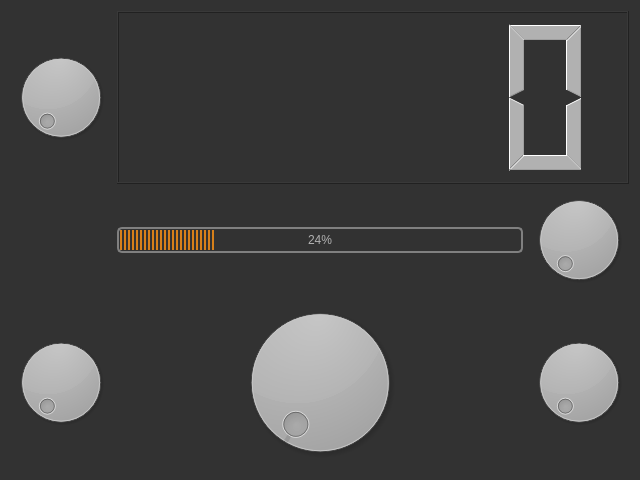
<?xml version="1.0" encoding="UTF-8"?>
<ui version="4.0">
 <class>WizardPage</class>
 <widget class="QWizardPage" name="WizardPage">
  <property name="geometry">
   <rect>
    <x>0</x>
    <y>0</y>
    <width>640</width>
    <height>480</height>
   </rect>
  </property>
  <property name="windowTitle">
   <string>WizardPage</string>
  </property>
  <property name="styleSheet">
   <string notr="true">QToolTip
{
     border: 1px solid black;
     background-color: #ffa02f;
     padding: 1px;
     border-radius: 3px;
     opacity: 100;
}

QWidget
{
    color: #b1b1b1;
    background-color: #323232;
}

QWidget:item:hover
{
    background-color: QLinearGradient( x1: 0, y1: 0, x2: 0, y2: 1, stop: 0 #ffa02f, stop: 1 #ca0619);
    color: #000000;
}

QWidget:item:selected
{
    background-color: QLinearGradient( x1: 0, y1: 0, x2: 0, y2: 1, stop: 0 #ffa02f, stop: 1 #d7801a);
}

QMenuBar::item
{
    background: transparent;
}

QMenuBar::item:selected
{
    background: transparent;
    border: 1px solid #ffaa00;
}

QMenuBar::item:pressed
{
    background: #444;
    border: 1px solid #000;
    background-color: QLinearGradient(
        x1:0, y1:0,
        x2:0, y2:1,
        stop:1 #212121,
        stop:0.4 #343434/*,
        stop:0.2 #343434,
        stop:0.1 #ffaa00*/
    );
    margin-bottom:-1px;
    padding-bottom:1px;
}

QMenu
{
    border: 1px solid #000;
}

QMenu::item
{
    padding: 2px 20px 2px 20px;
}

QMenu::item:selected
{
    color: #000000;
}

QWidget:disabled
{
    color: #404040;
    background-color: #323232;
}

QAbstractItemView
{
    background-color: QLinearGradient( x1: 0, y1: 0, x2: 0, y2: 1, stop: 0 #4d4d4d, stop: 0.1 #646464, stop: 1 #5d5d5d);
}

QWidget:focus
{
    /*border: 2px solid QLinearGradient( x1: 0, y1: 0, x2: 0, y2: 1, stop: 0 #ffa02f, stop: 1 #d7801a);*/
}

QLineEdit
{
    background-color: QLinearGradient( x1: 0, y1: 0, x2: 0, y2: 1, stop: 0 #4d4d4d, stop: 0 #646464, stop: 1 #5d5d5d);
    padding: 1px;
    border-style: solid;
    border: 1px solid #1e1e1e;
    border-radius: 5;
}

QPushButton
{
    color: #b1b1b1;
    background-color: QLinearGradient( x1: 0, y1: 0, x2: 0, y2: 1, stop: 0 #565656, stop: 0.1 #525252, stop: 0.5 #4e4e4e, stop: 0.9 #4a4a4a, stop: 1 #464646);
    border-width: 1px;
    border-color: #1e1e1e;
    border-style: solid;
    border-radius: 6;
    padding: 3px;
    font-size: 12px;
    padding-left: 5px;
    padding-right: 5px;
}

QPushButton:pressed
{
    background-color: QLinearGradient( x1: 0, y1: 0, x2: 0, y2: 1, stop: 0 #2d2d2d, stop: 0.1 #2b2b2b, stop: 0.5 #292929, stop: 0.9 #282828, stop: 1 #252525);
}

QComboBox
{
    selection-background-color: #ffaa00;
    background-color: QLinearGradient( x1: 0, y1: 0, x2: 0, y2: 1, stop: 0 #565656, stop: 0.1 #525252, stop: 0.5 #4e4e4e, stop: 0.9 #4a4a4a, stop: 1 #464646);
    border-style: solid;
    border: 1px solid #1e1e1e;
    border-radius: 5;
}

QComboBox:hover,QPushButton:hover
{
    border: 2px solid QLinearGradient( x1: 0, y1: 0, x2: 0, y2: 1, stop: 0 #ffa02f, stop: 1 #d7801a);
}


QComboBox:on
{
    padding-top: 3px;
    padding-left: 4px;
    background-color: QLinearGradient( x1: 0, y1: 0, x2: 0, y2: 1, stop: 0 #2d2d2d, stop: 0.1 #2b2b2b, stop: 0.5 #292929, stop: 0.9 #282828, stop: 1 #252525);
    selection-background-color: #ffaa00;
}

QComboBox QAbstractItemView
{
    border: 2px solid darkgray;
    selection-background-color: QLinearGradient( x1: 0, y1: 0, x2: 0, y2: 1, stop: 0 #ffa02f, stop: 1 #d7801a);
}

QComboBox::drop-down
{
     subcontrol-origin: padding;
     subcontrol-position: top right;
     width: 15px;

     border-left-width: 0px;
     border-left-color: darkgray;
     border-left-style: solid; /* just a single line */
     border-top-right-radius: 3px; /* same radius as the QComboBox */
     border-bottom-right-radius: 3px;
 }

QComboBox::down-arrow
{
     image: url(:/down_arrow.png);
}

QGroupBox:focus
{
border: 2px solid QLinearGradient( x1: 0, y1: 0, x2: 0, y2: 1, stop: 0 #ffa02f, stop: 1 #d7801a);
}

QTextEdit:focus
{
    border: 2px solid QLinearGradient( x1: 0, y1: 0, x2: 0, y2: 1, stop: 0 #ffa02f, stop: 1 #d7801a);
}

QScrollBar:horizontal {
     border: 1px solid #222222;
     background: QLinearGradient( x1: 0, y1: 0, x2: 0, y2: 1, stop: 0.0 #121212, stop: 0.2 #282828, stop: 1 #484848);
     height: 7px;
     margin: 0px 16px 0 16px;
}

QScrollBar::handle:horizontal
{
      background: QLinearGradient( x1: 0, y1: 0, x2: 1, y2: 0, stop: 0 #ffa02f, stop: 0.5 #d7801a, stop: 1 #ffa02f);
      min-height: 20px;
      border-radius: 2px;
}

QScrollBar::add-line:horizontal {
      border: 1px solid #1b1b19;
      border-radius: 2px;
      background: QLinearGradient( x1: 0, y1: 0, x2: 1, y2: 0, stop: 0 #ffa02f, stop: 1 #d7801a);
      width: 14px;
      subcontrol-position: right;
      subcontrol-origin: margin;
}

QScrollBar::sub-line:horizontal {
      border: 1px solid #1b1b19;
      border-radius: 2px;
      background: QLinearGradient( x1: 0, y1: 0, x2: 1, y2: 0, stop: 0 #ffa02f, stop: 1 #d7801a);
      width: 14px;
     subcontrol-position: left;
     subcontrol-origin: margin;
}

QScrollBar::right-arrow:horizontal, QScrollBar::left-arrow:horizontal
{
      border: 1px solid black;
      width: 1px;
      height: 1px;
      background: white;
}

QScrollBar::add-page:horizontal, QScrollBar::sub-page:horizontal
{
      background: none;
}

QScrollBar:vertical
{
      background: QLinearGradient( x1: 0, y1: 0, x2: 1, y2: 0, stop: 0.0 #121212, stop: 0.2 #282828, stop: 1 #484848);
      width: 7px;
      margin: 16px 0 16px 0;
      border: 1px solid #222222;
}

QScrollBar::handle:vertical
{
      background: QLinearGradient( x1: 0, y1: 0, x2: 0, y2: 1, stop: 0 #ffa02f, stop: 0.5 #d7801a, stop: 1 #ffa02f);
      min-height: 20px;
      border-radius: 2px;
}

QScrollBar::add-line:vertical
{
      border: 1px solid #1b1b19;
      border-radius: 2px;
      background: QLinearGradient( x1: 0, y1: 0, x2: 0, y2: 1, stop: 0 #ffa02f, stop: 1 #d7801a);
      height: 14px;
      subcontrol-position: bottom;
      subcontrol-origin: margin;
}

QScrollBar::sub-line:vertical
{
      border: 1px solid #1b1b19;
      border-radius: 2px;
      background: QLinearGradient( x1: 0, y1: 0, x2: 0, y2: 1, stop: 0 #d7801a, stop: 1 #ffa02f);
      height: 14px;
      subcontrol-position: top;
      subcontrol-origin: margin;
}

QScrollBar::up-arrow:vertical, QScrollBar::down-arrow:vertical
{
      border: 1px solid black;
      width: 1px;
      height: 1px;
      background: white;
}


QScrollBar::add-page:vertical, QScrollBar::sub-page:vertical
{
      background: none;
}

QTextEdit
{
    background-color: #242424;
}

QPlainTextEdit
{
    background-color: #242424;
}

QHeaderView::section
{
    background-color: QLinearGradient(x1:0, y1:0, x2:0, y2:1, stop:0 #616161, stop: 0.5 #505050, stop: 0.6 #434343, stop:1 #656565);
    color: white;
    padding-left: 4px;
    border: 1px solid #6c6c6c;
}

QCheckBox:disabled
{
color: #414141;
}

QDockWidget::title
{
    text-align: center;
    spacing: 3px; /* spacing between items in the tool bar */
    background-color: QLinearGradient(x1:0, y1:0, x2:0, y2:1, stop:0 #323232, stop: 0.5 #242424, stop:1 #323232);
}

QDockWidget::close-button, QDockWidget::float-button
{
    text-align: center;
    spacing: 1px; /* spacing between items in the tool bar */
    background-color: QLinearGradient(x1:0, y1:0, x2:0, y2:1, stop:0 #323232, stop: 0.5 #242424, stop:1 #323232);
}

QDockWidget::close-button:hover, QDockWidget::float-button:hover
{
    background: #242424;
}

QDockWidget::close-button:pressed, QDockWidget::float-button:pressed
{
    padding: 1px -1px -1px 1px;
}

QMainWindow::separator
{
    background-color: QLinearGradient(x1:0, y1:0, x2:0, y2:1, stop:0 #161616, stop: 0.5 #151515, stop: 0.6 #212121, stop:1 #343434);
    color: white;
    padding-left: 4px;
    border: 1px solid #4c4c4c;
    spacing: 3px; /* spacing between items in the tool bar */
}

QMainWindow::separator:hover
{

    background-color: QLinearGradient(x1:0, y1:0, x2:0, y2:1, stop:0 #d7801a, stop:0.5 #b56c17 stop:1 #ffa02f);
    color: white;
    padding-left: 4px;
    border: 1px solid #6c6c6c;
    spacing: 3px; /* spacing between items in the tool bar */
}

QToolBar::handle
{
     spacing: 3px; /* spacing between items in the tool bar */
     background: url(:/images/handle.png);
}

QMenu::separator
{
    height: 2px;
    background-color: QLinearGradient(x1:0, y1:0, x2:0, y2:1, stop:0 #161616, stop: 0.5 #151515, stop: 0.6 #212121, stop:1 #343434);
    color: white;
    padding-left: 4px;
    margin-left: 10px;
    margin-right: 5px;
}

QProgressBar
{
    border: 2px solid grey;
    border-radius: 5px;
    text-align: center;
}

QProgressBar::chunk
{
    background-color: #d7801a;
    width: 2.15px;
    margin: 0.5px;
}

QTabBar::tab {
    color: #b1b1b1;
    border: 1px solid #444;
    border-bottom-style: none;
    background-color: #323232;
    padding-left: 10px;
    padding-right: 10px;
    padding-top: 3px;
    padding-bottom: 2px;
    margin-right: -1px;
}

QTabWidget::pane {
    border: 1px solid #444;
    top: 1px;
}

QTabBar::tab:last
{
    margin-right: 0; /* the last selected tab has nothing to overlap with on the right */
    border-top-right-radius: 3px;
}

QTabBar::tab:first:!selected
{
 margin-left: 0px; /* the last selected tab has nothing to overlap with on the right */


    border-top-left-radius: 3px;
}

QTabBar::tab:!selected
{
    color: #b1b1b1;
    border-bottom-style: solid;
    margin-top: 3px;
    background-color: QLinearGradient(x1:0, y1:0, x2:0, y2:1, stop:1 #212121, stop:.4 #343434);
}

QTabBar::tab:selected
{
    border-top-left-radius: 3px;
    border-top-right-radius: 3px;
    margin-bottom: 0px;
}

QTabBar::tab:!selected:hover
{
    /*border-top: 2px solid #ffaa00;
    padding-bottom: 3px;*/
    border-top-left-radius: 3px;
    border-top-right-radius: 3px;
    background-color: QLinearGradient(x1:0, y1:0, x2:0, y2:1, stop:1 #212121, stop:0.4 #343434, stop:0.2 #343434, stop:0.1 #ffaa00);
}

QRadioButton::indicator:checked, QRadioButton::indicator:unchecked{
    color: #b1b1b1;
    background-color: #323232;
    border: 1px solid #b1b1b1;
    border-radius: 6px;
}

QRadioButton::indicator:checked
{
    background-color: qradialgradient(
        cx: 0.5, cy: 0.5,
        fx: 0.5, fy: 0.5,
        radius: 1.0,
        stop: 0.25 #ffaa00,
        stop: 0.3 #323232
    );
}

QCheckBox::indicator{
    color: #b1b1b1;
    background-color: #323232;
    border: 1px solid #b1b1b1;
    width: 9px;
    height: 9px;
}

QRadioButton::indicator
{
    border-radius: 6px;
}

QRadioButton::indicator:hover, QCheckBox::indicator:hover
{
    border: 1px solid #ffaa00;
}

QCheckBox::indicator:checked
{
    /*image:url(:/images/checkbox.png);*/
    color: red;
    background-color: gold;
    border: 1px solid #666;
}

QCheckBox::indicator:disabled, QRadioButton::indicator:disabled
{
    border: 1px solid #444;
}
QTableView::item{
	color: black;
	background-color: #00ff00;
}</string>
  </property>
  <layout class="QGridLayout" name="gridLayout">
   <item row="0" column="1" colspan="2">
    <widget class="QLCDNumber" name="lcdNumber">
     <property name="numDigits">
      <number>5</number>
     </property>
    </widget>
   </item>
   <item row="1" column="1">
    <widget class="QProgressBar" name="progressBar">
     <property name="value">
      <number>24</number>
     </property>
    </widget>
   </item>
   <item row="2" column="1">
    <widget class="QDial" name="dial">
     <property name="styleSheet">
      <string notr="true">QToolTip
{
     border: 1px solid black;
     background-color: #ffa02f;
     padding: 1px;
     border-radius: 3px;
     opacity: 100;
}

QWidget
{
    color: #b1b1b1;
    background-color: #323232;
}

QWidget:item:hover
{
    background-color: QLinearGradient( x1: 0, y1: 0, x2: 0, y2: 1, stop: 0 #ffa02f, stop: 1 #ca0619);
    color: #000000;
}

QWidget:item:selected
{
    background-color: QLinearGradient( x1: 0, y1: 0, x2: 0, y2: 1, stop: 0 #ffa02f, stop: 1 #d7801a);
}

QMenuBar::item
{
    background: transparent;
}

QMenuBar::item:selected
{
    background: transparent;
    border: 1px solid #ffaa00;
}

QMenuBar::item:pressed
{
    background: #444;
    border: 1px solid #000;
    background-color: QLinearGradient(
        x1:0, y1:0,
        x2:0, y2:1,
        stop:1 #212121,
        stop:0.4 #343434/*,
        stop:0.2 #343434,
        stop:0.1 #ffaa00*/
    );
    margin-bottom:-1px;
    padding-bottom:1px;
}

QMenu
{
    border: 1px solid #000;
}

QMenu::item
{
    padding: 2px 20px 2px 20px;
}

QMenu::item:selected
{
    color: #000000;
}

QWidget:disabled
{
    color: #404040;
    background-color: #323232;
}

QAbstractItemView
{
    background-color: QLinearGradient( x1: 0, y1: 0, x2: 0, y2: 1, stop: 0 #4d4d4d, stop: 0.1 #646464, stop: 1 #5d5d5d);
}

QWidget:focus
{
    /*border: 2px solid QLinearGradient( x1: 0, y1: 0, x2: 0, y2: 1, stop: 0 #ffa02f, stop: 1 #d7801a);*/
}

QLineEdit
{
    background-color: QLinearGradient( x1: 0, y1: 0, x2: 0, y2: 1, stop: 0 #4d4d4d, stop: 0 #646464, stop: 1 #5d5d5d);
    padding: 1px;
    border-style: solid;
    border: 1px solid #1e1e1e;
    border-radius: 5;
}

QPushButton
{
    color: #b1b1b1;
    background-color: QLinearGradient( x1: 0, y1: 0, x2: 0, y2: 1, stop: 0 #565656, stop: 0.1 #525252, stop: 0.5 #4e4e4e, stop: 0.9 #4a4a4a, stop: 1 #464646);
    border-width: 1px;
    border-color: #1e1e1e;
    border-style: solid;
    border-radius: 6;
    padding: 3px;
    font-size: 12px;
    padding-left: 5px;
    padding-right: 5px;
}

QPushButton:pressed
{
    background-color: QLinearGradient( x1: 0, y1: 0, x2: 0, y2: 1, stop: 0 #2d2d2d, stop: 0.1 #2b2b2b, stop: 0.5 #292929, stop: 0.9 #282828, stop: 1 #252525);
}

QComboBox
{
    selection-background-color: #ffaa00;
    background-color: QLinearGradient( x1: 0, y1: 0, x2: 0, y2: 1, stop: 0 #565656, stop: 0.1 #525252, stop: 0.5 #4e4e4e, stop: 0.9 #4a4a4a, stop: 1 #464646);
    border-style: solid;
    border: 1px solid #1e1e1e;
    border-radius: 5;
}

QComboBox:hover,QPushButton:hover
{
    border: 2px solid QLinearGradient( x1: 0, y1: 0, x2: 0, y2: 1, stop: 0 #ffa02f, stop: 1 #d7801a);
}


QComboBox:on
{
    padding-top: 3px;
    padding-left: 4px;
    background-color: QLinearGradient( x1: 0, y1: 0, x2: 0, y2: 1, stop: 0 #2d2d2d, stop: 0.1 #2b2b2b, stop: 0.5 #292929, stop: 0.9 #282828, stop: 1 #252525);
    selection-background-color: #ffaa00;
}

QComboBox QAbstractItemView
{
    border: 2px solid darkgray;
    selection-background-color: QLinearGradient( x1: 0, y1: 0, x2: 0, y2: 1, stop: 0 #ffa02f, stop: 1 #d7801a);
}

QComboBox::drop-down
{
     subcontrol-origin: padding;
     subcontrol-position: top right;
     width: 15px;

     border-left-width: 0px;
     border-left-color: darkgray;
     border-left-style: solid; /* just a single line */
     border-top-right-radius: 3px; /* same radius as the QComboBox */
     border-bottom-right-radius: 3px;
 }

QComboBox::down-arrow
{
     image: url(:/down_arrow.png);
}

QGroupBox:focus
{
border: 2px solid QLinearGradient( x1: 0, y1: 0, x2: 0, y2: 1, stop: 0 #ffa02f, stop: 1 #d7801a);
}

QTextEdit:focus
{
    border: 2px solid QLinearGradient( x1: 0, y1: 0, x2: 0, y2: 1, stop: 0 #ffa02f, stop: 1 #d7801a);
}

QScrollBar:horizontal {
     border: 1px solid #222222;
     background: QLinearGradient( x1: 0, y1: 0, x2: 0, y2: 1, stop: 0.0 #121212, stop: 0.2 #282828, stop: 1 #484848);
     height: 7px;
     margin: 0px 16px 0 16px;
}

QScrollBar::handle:horizontal
{
      background: QLinearGradient( x1: 0, y1: 0, x2: 1, y2: 0, stop: 0 #ffa02f, stop: 0.5 #d7801a, stop: 1 #ffa02f);
      min-height: 20px;
      border-radius: 2px;
}

QScrollBar::add-line:horizontal {
      border: 1px solid #1b1b19;
      border-radius: 2px;
      background: QLinearGradient( x1: 0, y1: 0, x2: 1, y2: 0, stop: 0 #ffa02f, stop: 1 #d7801a);
      width: 14px;
      subcontrol-position: right;
      subcontrol-origin: margin;
}

QScrollBar::sub-line:horizontal {
      border: 1px solid #1b1b19;
      border-radius: 2px;
      background: QLinearGradient( x1: 0, y1: 0, x2: 1, y2: 0, stop: 0 #ffa02f, stop: 1 #d7801a);
      width: 14px;
     subcontrol-position: left;
     subcontrol-origin: margin;
}

QScrollBar::right-arrow:horizontal, QScrollBar::left-arrow:horizontal
{
      border: 1px solid black;
      width: 1px;
      height: 1px;
      background: white;
}

QScrollBar::add-page:horizontal, QScrollBar::sub-page:horizontal
{
      background: none;
}

QScrollBar:vertical
{
      background: QLinearGradient( x1: 0, y1: 0, x2: 1, y2: 0, stop: 0.0 #121212, stop: 0.2 #282828, stop: 1 #484848);
      width: 7px;
      margin: 16px 0 16px 0;
      border: 1px solid #222222;
}

QScrollBar::handle:vertical
{
      background: QLinearGradient( x1: 0, y1: 0, x2: 0, y2: 1, stop: 0 #ffa02f, stop: 0.5 #d7801a, stop: 1 #ffa02f);
      min-height: 20px;
      border-radius: 2px;
}

QScrollBar::add-line:vertical
{
      border: 1px solid #1b1b19;
      border-radius: 2px;
      background: QLinearGradient( x1: 0, y1: 0, x2: 0, y2: 1, stop: 0 #ffa02f, stop: 1 #d7801a);
      height: 14px;
      subcontrol-position: bottom;
      subcontrol-origin: margin;
}

QScrollBar::sub-line:vertical
{
      border: 1px solid #1b1b19;
      border-radius: 2px;
      background: QLinearGradient( x1: 0, y1: 0, x2: 0, y2: 1, stop: 0 #d7801a, stop: 1 #ffa02f);
      height: 14px;
      subcontrol-position: top;
      subcontrol-origin: margin;
}

QScrollBar::up-arrow:vertical, QScrollBar::down-arrow:vertical
{
      border: 1px solid black;
      width: 1px;
      height: 1px;
      background: white;
}


QScrollBar::add-page:vertical, QScrollBar::sub-page:vertical
{
      background: none;
}

QTextEdit
{
    background-color: #242424;
}

QPlainTextEdit
{
    background-color: #242424;
}

QHeaderView::section
{
    background-color: QLinearGradient(x1:0, y1:0, x2:0, y2:1, stop:0 #616161, stop: 0.5 #505050, stop: 0.6 #434343, stop:1 #656565);
    color: white;
    padding-left: 4px;
    border: 1px solid #6c6c6c;
}

QCheckBox:disabled
{
color: #414141;
}

QDockWidget::title
{
    text-align: center;
    spacing: 3px; /* spacing between items in the tool bar */
    background-color: QLinearGradient(x1:0, y1:0, x2:0, y2:1, stop:0 #323232, stop: 0.5 #242424, stop:1 #323232);
}

QDockWidget::close-button, QDockWidget::float-button
{
    text-align: center;
    spacing: 1px; /* spacing between items in the tool bar */
    background-color: QLinearGradient(x1:0, y1:0, x2:0, y2:1, stop:0 #323232, stop: 0.5 #242424, stop:1 #323232);
}

QDockWidget::close-button:hover, QDockWidget::float-button:hover
{
    background: #242424;
}

QDockWidget::close-button:pressed, QDockWidget::float-button:pressed
{
    padding: 1px -1px -1px 1px;
}

QMainWindow::separator
{
    background-color: QLinearGradient(x1:0, y1:0, x2:0, y2:1, stop:0 #161616, stop: 0.5 #151515, stop: 0.6 #212121, stop:1 #343434);
    color: white;
    padding-left: 4px;
    border: 1px solid #4c4c4c;
    spacing: 3px; /* spacing between items in the tool bar */
}

QMainWindow::separator:hover
{

    background-color: QLinearGradient(x1:0, y1:0, x2:0, y2:1, stop:0 #d7801a, stop:0.5 #b56c17 stop:1 #ffa02f);
    color: white;
    padding-left: 4px;
    border: 1px solid #6c6c6c;
    spacing: 3px; /* spacing between items in the tool bar */
}

QToolBar::handle
{
     spacing: 3px; /* spacing between items in the tool bar */
     background: url(:/images/handle.png);
}

QMenu::separator
{
    height: 2px;
    background-color: QLinearGradient(x1:0, y1:0, x2:0, y2:1, stop:0 #161616, stop: 0.5 #151515, stop: 0.6 #212121, stop:1 #343434);
    color: white;
    padding-left: 4px;
    margin-left: 10px;
    margin-right: 5px;
}

QProgressBar
{
    border: 2px solid grey;
    border-radius: 5px;
    text-align: center;
}

QProgressBar::chunk
{
    background-color: #d7801a;
    width: 2.15px;
    margin: 0.5px;
}

QTabBar::tab {
    color: #b1b1b1;
    border: 1px solid #444;
    border-bottom-style: none;
    background-color: #323232;
    padding-left: 10px;
    padding-right: 10px;
    padding-top: 3px;
    padding-bottom: 2px;
    margin-right: -1px;
}

QTabWidget::pane {
    border: 1px solid #444;
    top: 1px;
}

QTabBar::tab:last
{
    margin-right: 0; /* the last selected tab has nothing to overlap with on the right */
    border-top-right-radius: 3px;
}

QTabBar::tab:first:!selected
{
 margin-left: 0px; /* the last selected tab has nothing to overlap with on the right */


    border-top-left-radius: 3px;
}

QTabBar::tab:!selected
{
    color: #b1b1b1;
    border-bottom-style: solid;
    margin-top: 3px;
    background-color: QLinearGradient(x1:0, y1:0, x2:0, y2:1, stop:1 #212121, stop:.4 #343434);
}

QTabBar::tab:selected
{
    border-top-left-radius: 3px;
    border-top-right-radius: 3px;
    margin-bottom: 0px;
}

QTabBar::tab:!selected:hover
{
    /*border-top: 2px solid #ffaa00;
    padding-bottom: 3px;*/
    border-top-left-radius: 3px;
    border-top-right-radius: 3px;
    background-color: QLinearGradient(x1:0, y1:0, x2:0, y2:1, stop:1 #212121, stop:0.4 #343434, stop:0.2 #343434, stop:0.1 #ffaa00);
}

QRadioButton::indicator:checked, QRadioButton::indicator:unchecked{
    color: #b1b1b1;
    background-color: #323232;
    border: 1px solid #b1b1b1;
    border-radius: 6px;
}

QRadioButton::indicator:checked
{
    background-color: qradialgradient(
        cx: 0.5, cy: 0.5,
        fx: 0.5, fy: 0.5,
        radius: 1.0,
        stop: 0.25 #ffaa00,
        stop: 0.3 #323232
    );
}

QCheckBox::indicator{
    color: #b1b1b1;
    background-color: #323232;
    border: 1px solid #b1b1b1;
    width: 9px;
    height: 9px;
}

QRadioButton::indicator
{
    border-radius: 6px;
}

QRadioButton::indicator:hover, QCheckBox::indicator:hover
{
    border: 1px solid #ffaa00;
}

QCheckBox::indicator:checked
{
    /*image:url(:/images/checkbox.png);*/
    color: red;
    background-color: gold;
    border: 1px solid #666;
}

QCheckBox::indicator:disabled, QRadioButton::indicator:disabled
{
    border: 1px solid #444;
}
QTableView::item{
	color: black;
	background-color: #00ff00;
}</string>
     </property>
     <property name="maximum">
      <number>500</number>
     </property>
    </widget>
   </item>
   <item row="0" column="0">
    <widget class="QDial" name="dial_2"/>
   </item>
   <item row="2" column="0">
    <widget class="QDial" name="dial_3"/>
   </item>
   <item row="2" column="2">
    <widget class="QDial" name="dial_4"/>
   </item>
   <item row="1" column="2">
    <widget class="QDial" name="dial_5"/>
   </item>
  </layout>
 </widget>
 <resources/>
 <connections>
  <connection>
   <sender>dial</sender>
   <signal>actionTriggered(int)</signal>
   <receiver>lcdNumber</receiver>
   <slot>display(int)</slot>
   <hints>
    <hint type="sourcelabel">
     <x>310</x>
     <y>331</y>
    </hint>
    <hint type="destinationlabel">
     <x>515</x>
     <y>157</y>
    </hint>
   </hints>
  </connection>
  <connection>
   <sender>dial</sender>
   <signal>valueChanged(int)</signal>
   <receiver>progressBar</receiver>
   <slot>setValue(int)</slot>
   <hints>
    <hint type="sourcelabel">
     <x>305</x>
     <y>349</y>
    </hint>
    <hint type="destinationlabel">
     <x>281</x>
     <y>233</y>
    </hint>
   </hints>
  </connection>
  <connection>
   <sender>dial_4</sender>
   <signal>valueChanged(int)</signal>
   <receiver>dial_5</receiver>
   <slot>setValue(int)</slot>
   <hints>
    <hint type="sourcelabel">
     <x>571</x>
     <y>395</y>
    </hint>
    <hint type="destinationlabel">
     <x>577</x>
     <y>259</y>
    </hint>
   </hints>
  </connection>
  <connection>
   <sender>dial_5</sender>
   <signal>valueChanged(int)</signal>
   <receiver>dial</receiver>
   <slot>setValue(int)</slot>
   <hints>
    <hint type="sourcelabel">
     <x>550</x>
     <y>250</y>
    </hint>
    <hint type="destinationlabel">
     <x>463</x>
     <y>300</y>
    </hint>
   </hints>
  </connection>
  <connection>
   <sender>dial</sender>
   <signal>valueChanged(int)</signal>
   <receiver>dial_3</receiver>
   <slot>setValue(int)</slot>
   <hints>
    <hint type="sourcelabel">
     <x>201</x>
     <y>310</y>
    </hint>
    <hint type="destinationlabel">
     <x>56</x>
     <y>332</y>
    </hint>
   </hints>
  </connection>
  <connection>
   <sender>dial_3</sender>
   <signal>valueChanged(int)</signal>
   <receiver>dial_2</receiver>
   <slot>setValue(int)</slot>
   <hints>
    <hint type="sourcelabel">
     <x>57</x>
     <y>314</y>
    </hint>
    <hint type="destinationlabel">
     <x>81</x>
     <y>126</y>
    </hint>
   </hints>
  </connection>
  <connection>
   <sender>dial_2</sender>
   <signal>valueChanged(int)</signal>
   <receiver>dial_3</receiver>
   <slot>setValue(int)</slot>
   <hints>
    <hint type="sourcelabel">
     <x>61</x>
     <y>155</y>
    </hint>
    <hint type="destinationlabel">
     <x>51</x>
     <y>303</y>
    </hint>
   </hints>
  </connection>
  <connection>
   <sender>dial_3</sender>
   <signal>valueChanged(int)</signal>
   <receiver>dial</receiver>
   <slot>setValue(int)</slot>
   <hints>
    <hint type="sourcelabel">
     <x>36</x>
     <y>321</y>
    </hint>
    <hint type="destinationlabel">
     <x>197</x>
     <y>303</y>
    </hint>
   </hints>
  </connection>
  <connection>
   <sender>dial</sender>
   <signal>valueChanged(int)</signal>
   <receiver>dial_4</receiver>
   <slot>setValue(int)</slot>
   <hints>
    <hint type="sourcelabel">
     <x>409</x>
     <y>328</y>
    </hint>
    <hint type="destinationlabel">
     <x>568</x>
     <y>319</y>
    </hint>
   </hints>
  </connection>
  <connection>
   <sender>dial</sender>
   <signal>valueChanged(int)</signal>
   <receiver>dial_3</receiver>
   <slot>setValue(int)</slot>
   <hints>
    <hint type="sourcelabel">
     <x>330</x>
     <y>368</y>
    </hint>
    <hint type="destinationlabel">
     <x>89</x>
     <y>396</y>
    </hint>
   </hints>
  </connection>
 </connections>
</ui>
